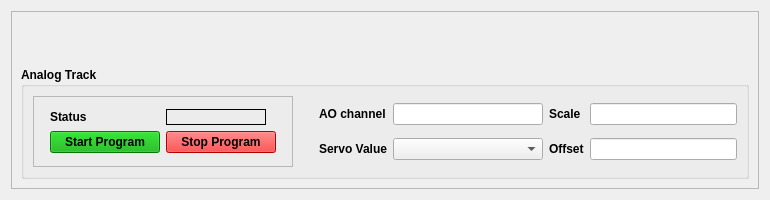
<?xml version="1.0" encoding="UTF-8"?>
<ui version="4.0">
 <class>Form</class>
 <widget class="QWidget" name="Form">
  <property name="geometry">
   <rect>
    <x>0</x>
    <y>0</y>
    <width>770</width>
    <height>200</height>
   </rect>
  </property>
  <property name="minimumSize">
   <size>
    <width>770</width>
    <height>200</height>
   </size>
  </property>
  <property name="windowTitle">
   <string>Form</string>
  </property>
  <layout class="QVBoxLayout" name="verticalLayout_2">
   <item>
    <widget class="QFrame" name="frame_2">
     <property name="minimumSize">
      <size>
       <width>0</width>
       <height>0</height>
      </size>
     </property>
     <property name="frameShape">
      <enum>QFrame::StyledPanel</enum>
     </property>
     <property name="frameShadow">
      <enum>QFrame::Raised</enum>
     </property>
     <layout class="QVBoxLayout" name="verticalLayout_4">
      <item>
       <widget class="PyDMEmbeddedDisplay" name="PyDMEmbeddedDisplay">
        <property name="maximumSize">
         <size>
          <width>16777215</width>
          <height>40</height>
         </size>
        </property>
        <property name="toolTip">
         <string/>
        </property>
        <property name="macros" stdset="0">
         <string>{&quot;MOTOR&quot;: &quot;${BASE}:m${AXIS}&quot;}</string>
        </property>
        <property name="filename" stdset="0">
         <string>./motor_small.ui</string>
        </property>
        <property name="loadWhenShown" stdset="0">
         <bool>true</bool>
        </property>
        <property name="disconnectWhenHidden" stdset="0">
         <bool>true</bool>
        </property>
       </widget>
      </item>
      <item>
       <widget class="QGroupBox" name="groupBox">
        <property name="sizePolicy">
         <sizepolicy hsizetype="Preferred" vsizetype="Preferred">
          <horstretch>0</horstretch>
          <verstretch>0</verstretch>
         </sizepolicy>
        </property>
        <property name="minimumSize">
         <size>
          <width>0</width>
          <height>0</height>
         </size>
        </property>
        <property name="font">
         <font>
          <weight>75</weight>
          <bold>true</bold>
         </font>
        </property>
        <property name="title">
         <string>Analog Track</string>
        </property>
        <layout class="QHBoxLayout" name="horizontalLayout">
         <item>
          <widget class="QFrame" name="frame">
           <property name="minimumSize">
            <size>
             <width>260</width>
             <height>0</height>
            </size>
           </property>
           <property name="frameShape">
            <enum>QFrame::StyledPanel</enum>
           </property>
           <property name="frameShadow">
            <enum>QFrame::Raised</enum>
           </property>
           <layout class="QGridLayout" name="gridLayout_3">
            <item row="0" column="0">
             <layout class="QGridLayout" name="gridLayout">
              <property name="rightMargin">
               <number>0</number>
              </property>
              <item row="1" column="1">
               <widget class="PyDMLabel" name="PyDMLabel_taskstate">
                <property name="sizePolicy">
                 <sizepolicy hsizetype="Preferred" vsizetype="Fixed">
                  <horstretch>0</horstretch>
                  <verstretch>0</verstretch>
                 </sizepolicy>
                </property>
                <property name="maximumSize">
                 <size>
                  <width>100</width>
                  <height>16777215</height>
                 </size>
                </property>
                <property name="toolTip">
                 <string/>
                </property>
                <property name="frameShape">
                 <enum>QFrame::Box</enum>
                </property>
                <property name="precision" stdset="0">
                 <number>0</number>
                </property>
                <property name="showUnits" stdset="0">
                 <bool>false</bool>
                </property>
                <property name="precisionFromPV" stdset="0">
                 <bool>true</bool>
                </property>
                <property name="alarmSensitiveContent" stdset="0">
                 <bool>false</bool>
                </property>
                <property name="alarmSensitiveBorder" stdset="0">
                 <bool>true</bool>
                </property>
                <property name="PyDMToolTip" stdset="0">
                 <string/>
                </property>
                <property name="channel" stdset="0">
                 <string>ca://${BASE}:AT:TaskState</string>
                </property>
               </widget>
              </item>
              <item row="1" column="0">
               <widget class="QLabel" name="label_5">
                <property name="sizePolicy">
                 <sizepolicy hsizetype="Preferred" vsizetype="Fixed">
                  <horstretch>0</horstretch>
                  <verstretch>0</verstretch>
                 </sizepolicy>
                </property>
                <property name="text">
                 <string>Status</string>
                </property>
               </widget>
              </item>
              <item row="2" column="0">
               <widget class="PyDMPushButton" name="PyDMPushButton">
                <property name="sizePolicy">
                 <sizepolicy hsizetype="Preferred" vsizetype="Fixed">
                  <horstretch>0</horstretch>
                  <verstretch>0</verstretch>
                 </sizepolicy>
                </property>
                <property name="minimumSize">
                 <size>
                  <width>110</width>
                  <height>0</height>
                 </size>
                </property>
                <property name="maximumSize">
                 <size>
                  <width>100</width>
                  <height>16777215</height>
                 </size>
                </property>
                <property name="toolTip">
                 <string/>
                </property>
                <property name="styleSheet">
                 <string notr="true">background-color: rgb(0, 170, 0);
color: rgb(0, 0, 0);</string>
                </property>
                <property name="text">
                 <string>Start Program</string>
                </property>
                <property name="alarmSensitiveContent" stdset="0">
                 <bool>false</bool>
                </property>
                <property name="alarmSensitiveBorder" stdset="0">
                 <bool>false</bool>
                </property>
                <property name="PyDMToolTip" stdset="0">
                 <string/>
                </property>
                <property name="channel" stdset="0">
                 <string>ca://${BASE}:AT:RunProgram.PROC</string>
                </property>
                <property name="passwordProtected" stdset="0">
                 <bool>false</bool>
                </property>
                <property name="password" stdset="0">
                 <string/>
                </property>
                <property name="protectedPassword" stdset="0">
                 <string/>
                </property>
                <property name="showConfirmDialog" stdset="0">
                 <bool>false</bool>
                </property>
                <property name="confirmMessage" stdset="0">
                 <string>Are you sure you want to proceed?</string>
                </property>
                <property name="pressValue" stdset="0">
                 <string>1</string>
                </property>
                <property name="releaseValue" stdset="0">
                 <string>None</string>
                </property>
                <property name="relativeChange" stdset="0">
                 <bool>false</bool>
                </property>
                <property name="writeWhenRelease" stdset="0">
                 <bool>false</bool>
                </property>
               </widget>
              </item>
              <item row="2" column="1">
               <widget class="PyDMPushButton" name="PyDMPushButton_2">
                <property name="sizePolicy">
                 <sizepolicy hsizetype="Preferred" vsizetype="Fixed">
                  <horstretch>0</horstretch>
                  <verstretch>0</verstretch>
                 </sizepolicy>
                </property>
                <property name="minimumSize">
                 <size>
                  <width>110</width>
                  <height>0</height>
                 </size>
                </property>
                <property name="maximumSize">
                 <size>
                  <width>100</width>
                  <height>16777215</height>
                 </size>
                </property>
                <property name="toolTip">
                 <string/>
                </property>
                <property name="styleSheet">
                 <string notr="true">background-color: rgb(255, 0, 0);
color: rgb(0, 0, 0);</string>
                </property>
                <property name="text">
                 <string>Stop Program</string>
                </property>
                <property name="alarmSensitiveContent" stdset="0">
                 <bool>false</bool>
                </property>
                <property name="alarmSensitiveBorder" stdset="0">
                 <bool>false</bool>
                </property>
                <property name="PyDMToolTip" stdset="0">
                 <string/>
                </property>
                <property name="channel" stdset="0">
                 <string>ca://${BASE}:AT:StopProgram.PROC</string>
                </property>
                <property name="passwordProtected" stdset="0">
                 <bool>false</bool>
                </property>
                <property name="password" stdset="0">
                 <string/>
                </property>
                <property name="protectedPassword" stdset="0">
                 <string/>
                </property>
                <property name="showConfirmDialog" stdset="0">
                 <bool>false</bool>
                </property>
                <property name="confirmMessage" stdset="0">
                 <string>Are you sure you want to proceed?</string>
                </property>
                <property name="pressValue" stdset="0">
                 <string>1</string>
                </property>
                <property name="releaseValue" stdset="0">
                 <string>None</string>
                </property>
                <property name="relativeChange" stdset="0">
                 <bool>false</bool>
                </property>
                <property name="writeWhenRelease" stdset="0">
                 <bool>false</bool>
                </property>
               </widget>
              </item>
             </layout>
            </item>
           </layout>
          </widget>
         </item>
         <item>
          <layout class="QGridLayout" name="gridLayout_2">
           <property name="leftMargin">
            <number>20</number>
           </property>
           <item row="0" column="0">
            <widget class="QLabel" name="label">
             <property name="text">
              <string>AO channel</string>
             </property>
            </widget>
           </item>
           <item row="0" column="1">
            <widget class="PyDMLineEdit" name="PyDMLineEdit_AO">
             <property name="minimumSize">
              <size>
               <width>0</width>
               <height>0</height>
              </size>
             </property>
             <property name="maximumSize">
              <size>
               <width>16777215</width>
               <height>16777215</height>
              </size>
             </property>
             <property name="toolTip">
              <string/>
             </property>
             <property name="precision" stdset="0">
              <number>0</number>
             </property>
             <property name="showUnits" stdset="0">
              <bool>false</bool>
             </property>
             <property name="precisionFromPV" stdset="0">
              <bool>true</bool>
             </property>
             <property name="alarmSensitiveContent" stdset="0">
              <bool>false</bool>
             </property>
             <property name="alarmSensitiveBorder" stdset="0">
              <bool>true</bool>
             </property>
             <property name="PyDMToolTip" stdset="0">
              <string/>
             </property>
             <property name="channel" stdset="0">
              <string>ca://${BASE}:m${AXIS}:AT:AOch</string>
             </property>
            </widget>
           </item>
           <item row="0" column="2">
            <widget class="QLabel" name="label_2">
             <property name="text">
              <string>Scale</string>
             </property>
            </widget>
           </item>
           <item row="0" column="3">
            <widget class="PyDMLineEdit" name="PyDMLineEdit_scale">
             <property name="minimumSize">
              <size>
               <width>100</width>
               <height>0</height>
              </size>
             </property>
             <property name="toolTip">
              <string/>
             </property>
             <property name="precision" stdset="0">
              <number>0</number>
             </property>
             <property name="showUnits" stdset="0">
              <bool>false</bool>
             </property>
             <property name="precisionFromPV" stdset="0">
              <bool>true</bool>
             </property>
             <property name="alarmSensitiveContent" stdset="0">
              <bool>false</bool>
             </property>
             <property name="alarmSensitiveBorder" stdset="0">
              <bool>true</bool>
             </property>
             <property name="PyDMToolTip" stdset="0">
              <string/>
             </property>
             <property name="channel" stdset="0">
              <string>ca://${BASE}:m${AXIS}:AT:Scale</string>
             </property>
            </widget>
           </item>
           <item row="2" column="2">
            <widget class="QLabel" name="label_3">
             <property name="text">
              <string>Offset</string>
             </property>
            </widget>
           </item>
           <item row="2" column="3">
            <widget class="PyDMLineEdit" name="PyDMLineEdit_offset">
             <property name="minimumSize">
              <size>
               <width>100</width>
               <height>0</height>
              </size>
             </property>
             <property name="toolTip">
              <string/>
             </property>
             <property name="precision" stdset="0">
              <number>0</number>
             </property>
             <property name="showUnits" stdset="0">
              <bool>false</bool>
             </property>
             <property name="precisionFromPV" stdset="0">
              <bool>true</bool>
             </property>
             <property name="alarmSensitiveContent" stdset="0">
              <bool>false</bool>
             </property>
             <property name="alarmSensitiveBorder" stdset="0">
              <bool>true</bool>
             </property>
             <property name="PyDMToolTip" stdset="0">
              <string/>
             </property>
             <property name="channel" stdset="0">
              <string>ca://${BASE}:m${AXIS}:AT:Offset</string>
             </property>
            </widget>
           </item>
           <item row="2" column="0">
            <widget class="QLabel" name="label_4">
             <property name="text">
              <string>Servo Value</string>
             </property>
            </widget>
           </item>
           <item row="2" column="1">
            <widget class="PyDMEnumComboBox" name="PyDMEnumComboBox">
             <property name="minimumSize">
              <size>
               <width>150</width>
               <height>0</height>
              </size>
             </property>
             <property name="toolTip">
              <string/>
             </property>
             <property name="alarmSensitiveContent" stdset="0">
              <bool>false</bool>
             </property>
             <property name="alarmSensitiveBorder" stdset="0">
              <bool>true</bool>
             </property>
             <property name="PyDMToolTip" stdset="0">
              <string/>
             </property>
             <property name="channel" stdset="0">
              <string>ca://${BASE}:m${AXIS}:AT:ServoValue</string>
             </property>
            </widget>
           </item>
          </layout>
         </item>
        </layout>
       </widget>
      </item>
     </layout>
    </widget>
   </item>
  </layout>
 </widget>
 <customwidgets>
  <customwidget>
   <class>PyDMLabel</class>
   <extends>QLabel</extends>
   <header>pydm.widgets.label</header>
  </customwidget>
  <customwidget>
   <class>PyDMEmbeddedDisplay</class>
   <extends>QFrame</extends>
   <header>pydm.widgets.embedded_display</header>
  </customwidget>
  <customwidget>
   <class>PyDMEnumComboBox</class>
   <extends>QComboBox</extends>
   <header>pydm.widgets.enum_combo_box</header>
  </customwidget>
  <customwidget>
   <class>PyDMLineEdit</class>
   <extends>QLineEdit</extends>
   <header>pydm.widgets.line_edit</header>
  </customwidget>
  <customwidget>
   <class>PyDMPushButton</class>
   <extends>QPushButton</extends>
   <header>pydm.widgets.pushbutton</header>
  </customwidget>
 </customwidgets>
 <resources/>
 <connections/>
</ui>
